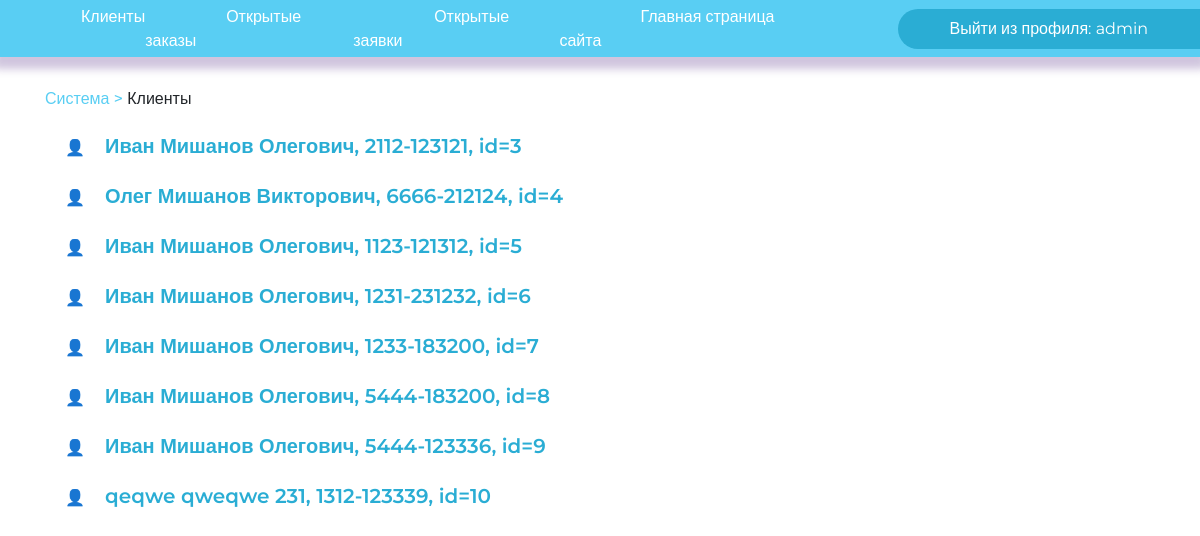
Page /agent/clients (signed in) on the committed database.
### djangoApp/models.py (models this page shows, shortened)
class Client(models.Model):
    surname = models.CharField(max_length=30)
    name = models.CharField(max_length=30)
    patronymic = models.CharField(max_length=30)
    address = models.CharField(max_length=50)
    email = models.CharField(max_length=50)
    pass_and_serial = models.CharField(
        max_length=12, db_index=True, null=True, blank=True)
    pass_number = models.CharField(max_length=6, validators=[
                                   MinLengthValidator(6, 'Длина номера паспорта 6 цифр')])
    pass_serial = models.CharField(max_length=4, validators=[
                                   MinLengthValidator(4, 'Длина серии паспорта 4 цифры')])

### djangoApp/views.py (the view)
# urls.py: path('agent/clients', ClietsPage.as_view(), name="ClietsPage"),
class ClietsPage(LoginRequiredMixin, ListView):
    model=Client
    template_name = 'clients.html'
    context_object_name='clients'

### djangoApp/templates/clients.html (shortened to what this page needs)
{% extends 'secret_panel.html' %}
{% block currPath %}<div class="path"><a href="/agent/">Система ></a> Клиенты </div> {% endblock %}
{% block content %}
<ul style="margin-top: 20px">
{% for client in clients %}
    <li style="list-style-type: '\&#128100'; padding-left: 20px; margin-top:20px;"><a href="/agent/client/{{client.id}}/" class="client-list">{{client.name}}
        {{client.surname}} {{client.patronymic}}, {{client.pass_and_serial}}, id={{client.id}}</a></li>
{% endfor %}
</ul>
{% endblock content %}

### djangoApp/templates/secret_panel.html (shortened to what this page needs)
<!DOCTYPE HTML PUBLIC "-//W3C//DTD HTML 4.01//EN" "http://www.w3.org/TR/html4/strict.dtd">
<html>
<head>
    <link rel="stylesheet" type="text/css" href="/static/css/style.css">
    <link rel="stylesheet" href="https://cdn.jsdelivr.net/npm/bootstrap@4.5.3/dist/css/bootstrap.min.css"
>
</head>
<body>
    <header>
        <nav class="menu" style="background-color: #59CEF3;">
            {% if request.user.is_authenticated %}
            <ul>
                <li><a href="/agent/clients">Клиенты</a></li>
                <li><a href="/agent/">Открытые заказы</a></li>
                <li><a href="/agent/calls/">Открытые заявки</a></li>
                <li><a href="/">Главная страница сайта</a></li>
            </ul>
            <a href="{% url 'logout' %}" class="btn btn-primary" id="logout">Выйти из профиля: {{user.username}}</a>
            {% else %}
            <span class="text-light ml-3">Требуется авторизация! Покиньте эту страницу если вы попали на нее
                случайно.</span>
            {% endif %}
        </nav>
    </header>
    <div class="container">
        {% block currPath %}{% endblock %}
        {% block content %}
        {% endblock %}
    </div>
</body>
</html>

### djangoApp/static/css/style.css (style rules this page uses)
body { margin: 0px; padding: 0px 0px 0px; font-family: 'Montserrat', sans-serif !important; font-style: normal !important; font-weight: normal !important; min-height: 100vh; }
.btn-primary { display: flex !important; background-color: #59CEF3 !important; height: 40px !important; border-radius: 7px !important; line-height: 1.5 !important; align-items: center !important; justify-content: center !important; font-size: 20 !important; text-decoration: none !important; color: #fff; border: none !important; }
header .menu { background-color: #ED9E72; padding: 15px 0px 15px 0px; display: flex; align-items: center; box-shadow: 0px 6px 8px 6px rgba(69, 26, 124, 0.25); height: 57px; flex-direction: row; z-index: 3; }
header .menu a { margin-left: 81px; color: #fff; text-decoration: none; }
header .menu #logout { background-color: #2aadd4 !important; width: 306px; height: 100%; border-radius: 30px 0 0 30px !important; }
header .menu ul { margin-left: auto; padding: 0; margin: 0; margin-left: auto; list-style-type: none; display: flex; }
.path { margin-top: 30px; }
.path a { color: #59CEF3 !important; text-decoration: none !important; font-weight: 500; font-size: 20; }
.client-list { font-size: 20px; font-weight: 600; color: #2aadd4; }

### rows in the picture
Client: name "Иван", surname "Мишанов", patronymic "Олегович", pass_and_serial "2112-123121", id "3"
Client: name "Олег", surname "Мишанов", patronymic "Викторович", pass_and_serial "6666-212124", id "4"
Client: name "Иван", surname "Мишанов", patronymic "Олегович", pass_and_serial "1123-121312", id "5"
Client: name "Иван", surname "Мишанов", patronymic "Олегович", pass_and_serial "1231-231232", id "6"
Client: name "Иван", surname "Мишанов", patronymic "Олегович", pass_and_serial "1233-183200", id "7"
Client: name "Иван", surname "Мишанов", patronymic "Олегович", pass_and_serial "5444-183200", id "8"
Client: name "Иван", surname "Мишанов", patronymic "Олегович", pass_and_serial "5444-123336", id "9"
Client: name "qeqwe", surname "qweqwe", patronymic "231", pass_and_serial "1312-123339", id "10"

### other values in the picture
{{ user.username }} "admin"
